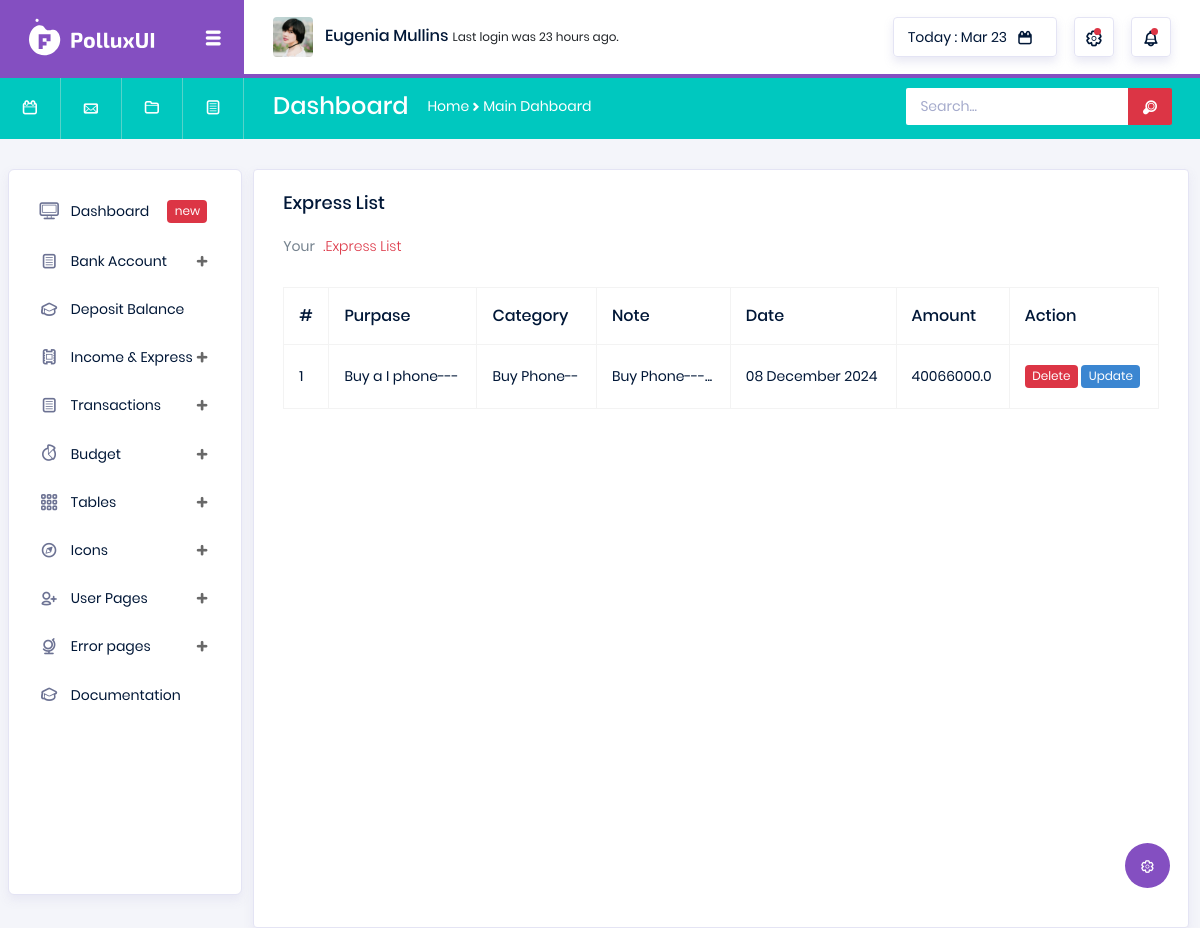
Before: /view-express/ (signed in) with the older database file.
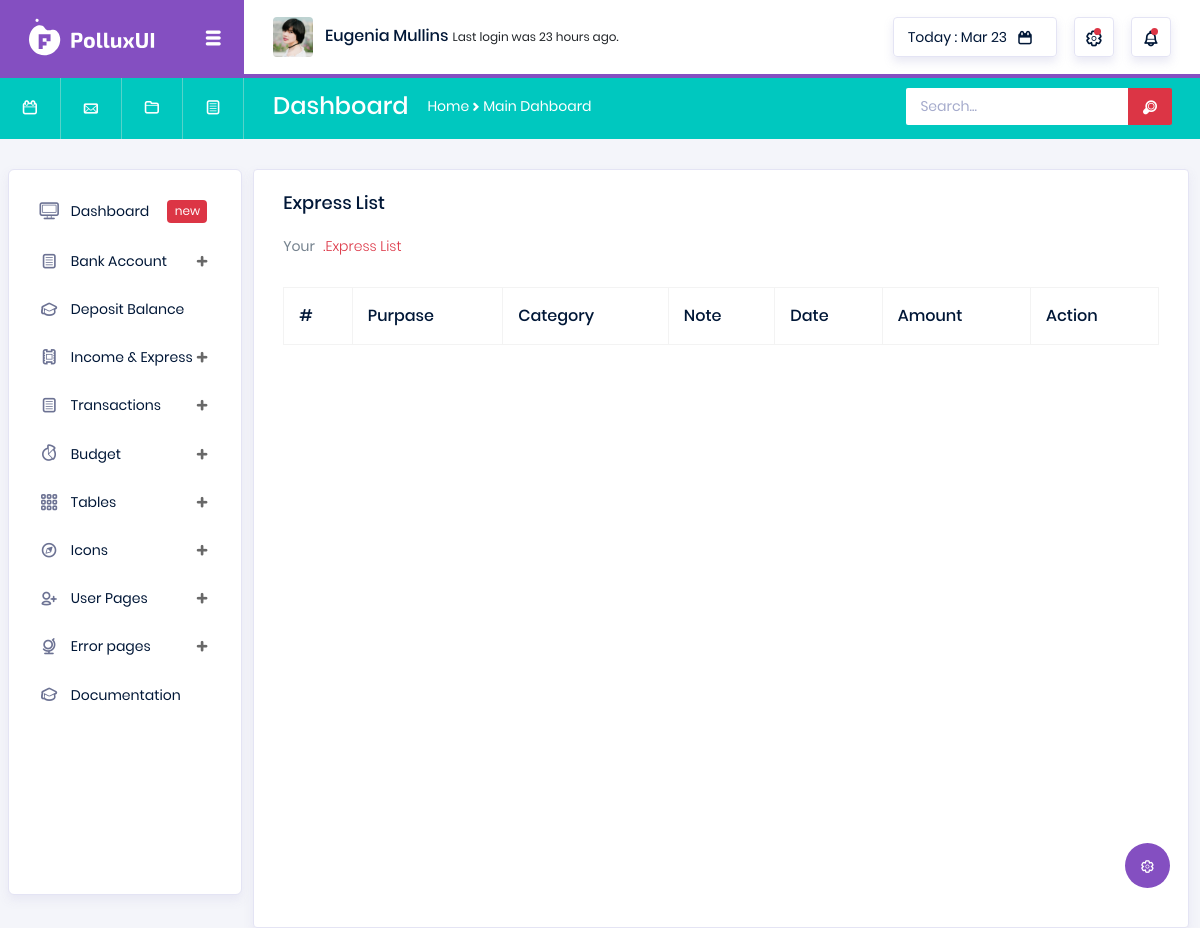
After: the same page with the newer database file.
### transactions/models.py (models this page shows, shortened)
class Express(models.Model):
    user = models.ForeignKey(User, on_delete=models.CASCADE)
    amount = models.FloatField(default=0.0)
    purpose = models.CharField(max_length=260)
    express_category = models.CharField(max_length=260)
    note = models.TextField()
    create_att = models.DateTimeField(auto_now_add=True)
    update_att = models.DateTimeField(auto_now=True)

### transactions/views.py (the view)
# urls.py: path('view-express/', views.View_Express, name='view_express'),
def View_Express(request):
    user = request.user
    expreses = Express.objects.filter(user=user)
    return render(request, 'transaction/view_express.html', context={'expreses':expreses})

### templates/transaction/view_express.html (shortened to what this page needs)
{% extends 'base.html' %}
{% load static %}
{% block body %}
<div class="col-lg-12 grid-margin stretch-card">
    <div class="card">
      <div class="card-body">
        <h4 class="card-title">Express List</h4>
        <p class="card-description">
          Your <code>.Express List</code>
        </p>
        <div class="table-responsive pt-3">
          <table class="table table-bordered">
            <thead>
              <tr>
                <th>
                  #
                </th>
                <th>
                  Purpase
                </th>
                <th>
                  Category
                </th>
                <th>
                  Note
                </th>
                <th>
                  Date
                </th>
                <th>
                  Amount
                </th>
                <th>
                  Action
                </th>
              </tr>
            </thead>
            <tbody>
              {% for express in expreses %}
              <tr>
                <td>
                  {{forloop.counter}}
                </td>
                <td>
                  {{express.purpose}}
                </td>
                <td>
                    {{express.express_category}}
                </td>
                <td>
                  {{express.note|slice:30}}...
                </td>
                <td>
                    {{express.create_att|date:"d F Y"}}
                </td>
                <td>
                  {{express.amount}}
                </td>
                <td>
                  <a href="{% url 'transaction:delete_express' id=express.id %}" class="badge badge-danger">Delete</a>
                  <a href="{% url 'transaction:update_express' id=express.id %}" class="badge badge-info">Update</a>
                </td>
              </tr>
            {% endfor %}
            </tbody>
          </table>
        </div>
      </div>
    </div>
  </div>
{% endblock %}

Changed rows visible on the page:
removed Express: purpose "Buy a I phone---", express_category "Buy Phone--", note "Buy Phone---", create_att "08 December 2024", amount "40066000.0"
